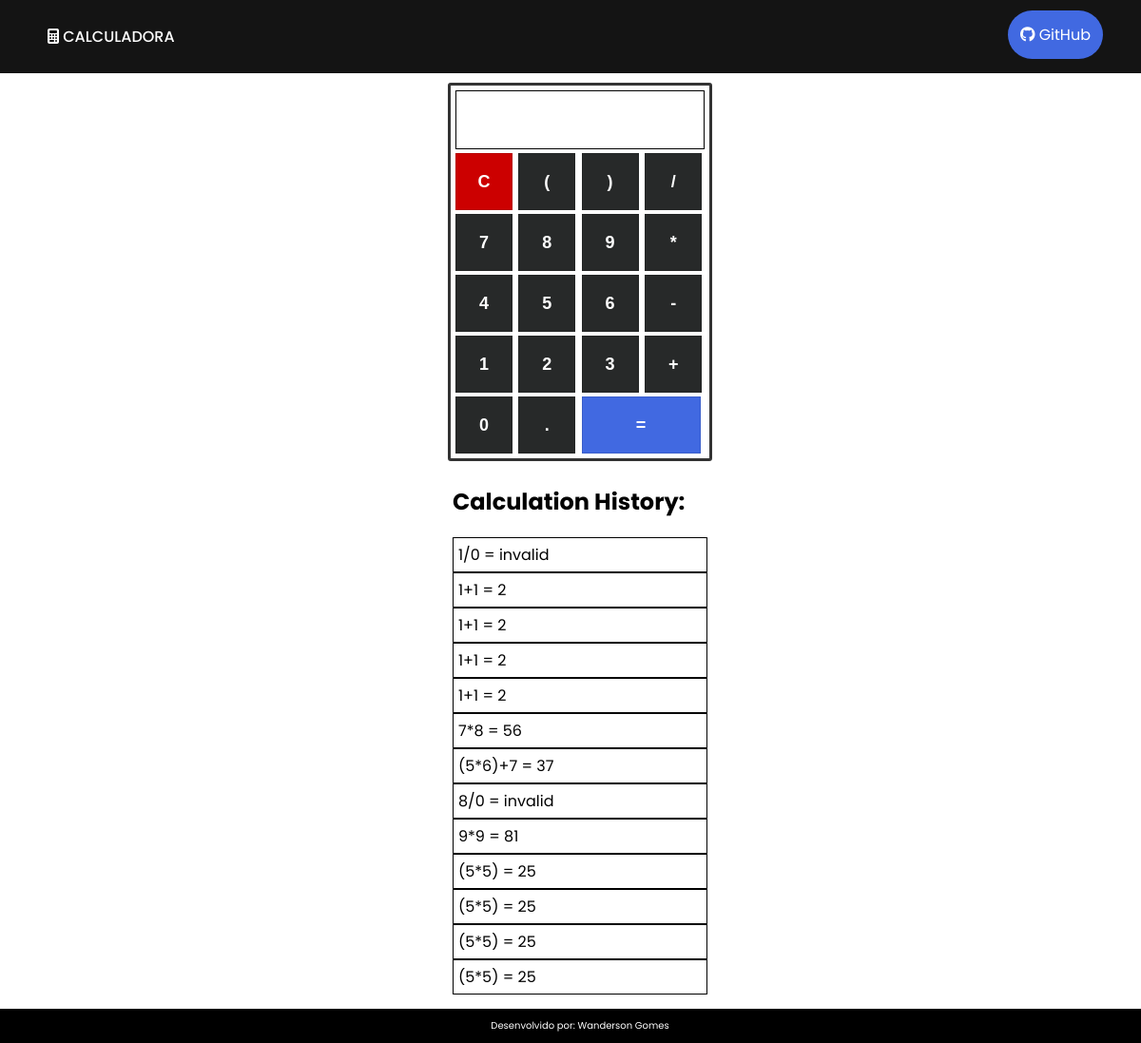
The page / on the database its author committed.
### core/models.py (models this page shows)
class Calculation(models.Model):
    expression = models.CharField(max_length=100)
    result = models.CharField(max_length=100)
    def __str__(self):
        return f'{self.expression} = {self.result}'

### core/views.py (the view)
# urls.py: path('', core_views.page_calculator),
def page_calculator(request):
    calculations = Calculation.objects.all().order_by("-id")
    return render(request, "index.html", {'calculations': calculations})

### templates/index.html (shortened to what this page needs)
{% load static %}
<!DOCTYPE html>
<html lang="en">
<head>
    <link rel="stylesheet" href="https://cdnjs.cloudflare.com/ajax/libs/font-awesome/4.7.0/css/font-awesome.min.css">
    <link rel="stylesheet" href="{% static "css/index.css" %}">
</head>
<body>
    <header>
        <nav id="main-menu">
            <ul>
                <li class="logo"><i class="fa fa-calculator"></i> CALCULADORA</li>
                <li id="link-github"><a href="https://github.com/WandersonGomes/NUPREDS"><i class="fa fa-github fa-1g"></i> GitHub</a></li>
            </ul>
        </nav>
    </header>
    <main>
        <div class="box-calculator">
            <form id="calculator" class="calculator" action="calc/" method="GET">
                <input id="visor" name="visor" class="calculator-item visor" type="text" value="" readonly>
                <button id="btn-clear" type="button" class="clear" onclick="clearVisor();">C</button>
                <button id="btn-parentese-left" type="button" onclick="addNumberVisor('(');">(</button>
                <button id="btn-parentese-right"type="button" onclick="addNumberVisor(')');">)</button>
                <button id="btn-division" type="button" onclick="addNumberVisor('/');">/</button>
                <button id="btn-seven" type="button" onclick="addNumberVisor('7');">7</button>
                <button id="btn-eight" type="button" onclick="addNumberVisor('8');">8</button>
                <button id="btn-nine" type="button" onclick="addNumberVisor('9');">9</button>
                <button id="btn-multiplication" type="button" onclick="addNumberVisor('*');">*</button>
                <button id="btn-four" type="button" onclick="addNumberVisor('4');">4</button>
                <button id="btn-five" type="button" onclick="addNumberVisor('5');">5</button>
                <button id="btn-six" type="button" onclick="addNumberVisor('6');">6</button>
                <button id="btn-subtraction" type="button" onclick="addNumberVisor('-');">-</button>
                <button id="btn-one" type="button" onclick="addNumberVisor('1');">1</button>
                <button id="btn-two" type="button" onclick="addNumberVisor('2');">2</button>
                <button id="btn-three" type="button" onclick="addNumberVisor('3');">3</button>
                <button id="btn-sum" type="button" onclick="addNumberVisor('+');">+</button>
                <button id="btn-zero" type="button" onclick="addNumberVisor('0');">0</button>
                <button id="btn-point" type="button" onclick="addNumberVisor('.');">.</button>
                <button id="btn-equals" type="submit" class="equal"> = </button>
            </form>
        </div>
        <div id="historic">
            <h2>Calculation History:</h2>
            {% for calculation in calculations %}
            <div class="box-historic-calculation">
                {{calculation}}
            </div>
            {% endfor %}
        </div>
    </main>
    <footer>
        Desenvolvido por: Wanderson Gomes
    </footer>
</body>
</html>

### static/css/index.css (style rules this page uses)
body { background-color: #000; padding: 0; margin: 0; overflow-x: hidden; font-family: 'Poppins', sans-serif; }
header { text-align: center; background-color: rgb(20, 20, 20); padding: 10px; box-shadow: 0 0 3px rgb(61, 61, 61); }
header li { display: inline; padding-left: 45px; }
header ul #link-github a { padding: 13px; text-decoration: none; color: #FFF; background-color: royalblue; border-radius: 30px; float: right; position: relative; top: -15px; right: 30px; transition: 0.3s ease; }
header ul .logo { color: #FFF; font-weight: 500; float: left; padding-left: 0px; }
main { display: grid; justify-content: center; align-items: center; width: 100%; background: #FFF; padding: 10px; }
.box-calculator { padding: 5px; border: 3px solid rgb(51, 51, 51); background-color: rgba(255, 255, 255, 0.699); border-radius: 3px; }
.calculator { position: relative; display: grid; grid-gap: 4px; }
.calculator #visor { font-family: 'Inconsolata', monospace; grid-column: span 4; width: 240px; height: 40px; text-align: right; border: 1px solid black; outline: none; padding: 10px; font-size: 24px; }
.calculator button { height: 60px; width: 60px; color: #FFF; background-color: rgb(39, 41, 41); place-items: center; border: 1px solid rgba(0, 0, 0, .1); font-weight: 600; font-size: 18px; }
.calculator button.clear { background-color: #CC0000; }
.calculator button.equal { grid-column: span 2; width: 125px; background-color: royalblue; }
#historic { display: block; padding: 5px; }
#historic h2 { font-size: 24px; }
footer { width: 100%; padding: 10px; text-align: center; color: white; font-size: 10px; }
.box-historic-calculation { background-color: #FFF; padding: 5px; border: 1px solid black; }

### rows shown on the page
Calculation: expression+result "1/0 = invalid"
Calculation: expression+result "1+1 = 2"
Calculation: expression+result "1+1 = 2"
Calculation: expression+result "1+1 = 2"
Calculation: expression+result "1+1 = 2"
Calculation: expression+result "7*8 = 56"
Calculation: expression+result "(5*6)+7 = 37"
Calculation: expression+result "8/0 = invalid"
Calculation: expression+result "9*9 = 81"
Calculation: expression+result "(5*5) = 25"
Calculation: expression+result "(5*5) = 25"
Calculation: expression+result "(5*5) = 25"
Calculation: expression+result "(5*5) = 25"
